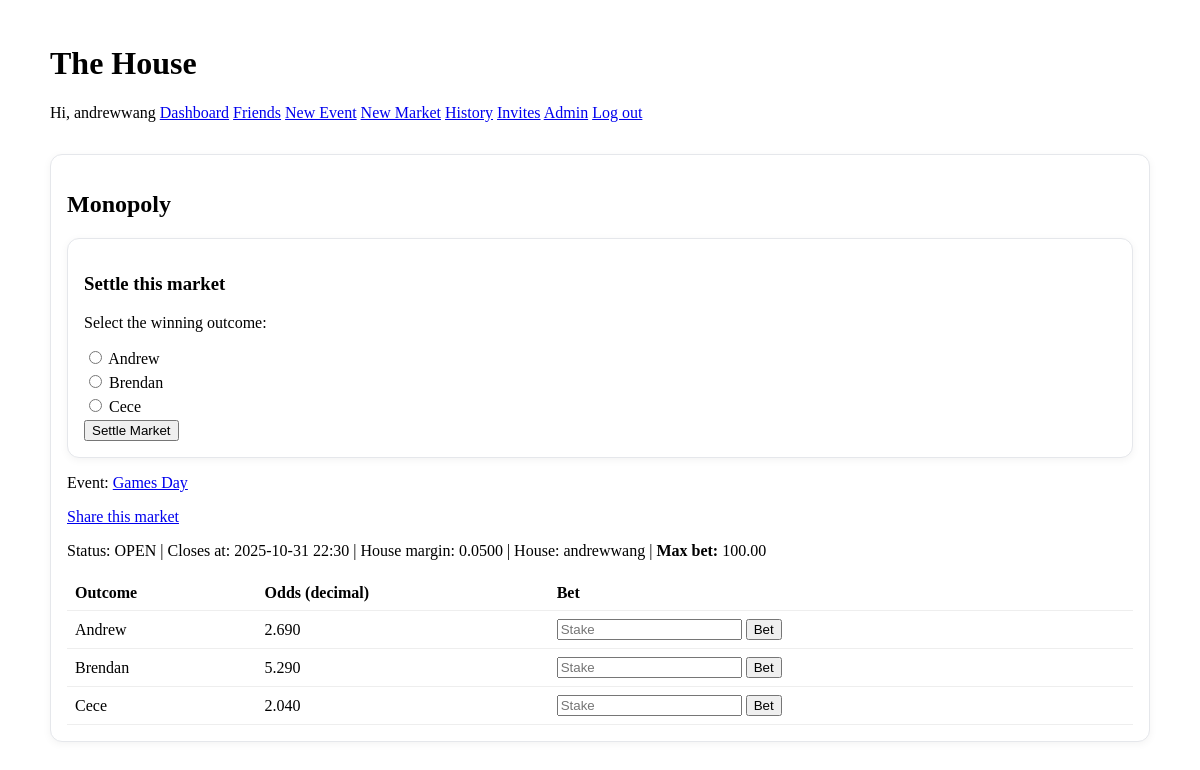
Screenshot of /markets/1/ (signed in) with the database file from the repository.
### bets/models.py (models this page shows, shortened)
class Market(models.Model):
    OPEN = 'OPEN'
    SUSPENDED = 'SUSPENDED'
    SETTLED = 'SETTLED'
    STATUSES = [(OPEN,'Open'),(SUSPENDED,'Suspended'),(SETTLED,'Settled')]
    title = models.CharField(max_length=200)
    creator = models.ForeignKey(User, on_delete=models.CASCADE, related_name='created_markets')
    house = models.ForeignKey(User, on_delete=models.SET_NULL, null=True, blank=True, related_name='house_markets')
    event = models.ForeignKey(Event, on_delete=models.CASCADE, null=True, blank=True, related_name='markets')
    house_margin = models.DecimalField(max_digits=5, decimal_places=4, default=Decimal('0.05'))
    status = models.CharField(max_length=12, choices=STATUSES, default=OPEN)
    closes_at = models.DateTimeField(null=True, blank=True)
    created_at = models.DateTimeField(default=timezone.now)
    max_bet_limit = models.DecimalField(max_digits=12, decimal_places=2, default=Decimal('100.00'))

class Outcome(models.Model):
    market = models.ForeignKey(Market, on_delete=models.CASCADE, related_name='outcomes')
    title = models.CharField(max_length=120)
    slider_weight = models.PositiveIntegerField(default=0) # 0‑100 as set by creator
    implied_probability = models.DecimalField(max_digits=8, decimal_places=6, default=Decimal('0')) # after normalization×(1+m)
    decimal_odds = models.DecimalField(max_digits=8, decimal_places=3, default=Decimal('0.00'))
    is_winner = models.BooleanField(null=True, blank=True)
    class Meta:
        ordering = ['id']

class Event(models.Model):
    name = models.CharField(max_length=120)
    description = models.TextField(blank=True)
    creator = models.ForeignKey(User, on_delete=models.CASCADE, related_name='created_events')
    created_at = models.DateTimeField(default=timezone.now)
    is_active = models.BooleanField(default=True)
    default_house = models.ForeignKey(
        User, on_delete=models.SET_NULL, null=True, blank=True,
        related_name='events_as_default_house'
    )

### bets/views.py (the view)
# urls.py: path('markets/<int:pk>/', views.market_detail, name='market_detail'),
@login_required
def market_detail(request, pk: int):
    mkt = get_object_or_404(Market, pk=pk)
    wagers = mkt.wagers.select_related('user', 'outcome').all() if mkt.status == Market.SETTLED else []
    total_staked = sum((w.stake for w in wagers), Decimal('0.00'))
    total_payout_raw = sum((
        (w.stake * w.odds_at_placement) if w.outcome.is_winner else Decimal('0.00')
        for w in wagers
    ), Decimal('0.00'))
    total_payout = total_payout_raw.quantize(TWOPLACES, rounding=ROUND_HALF_UP)
    house_net    = (total_staked - total_payout).quantize(TWOPLACES, rounding=ROUND_HALF_UP)
    can_manage = (request.user == mkt.creator) or (request.user == mkt.house) or request.user.is_superuser
    ctx = {
        'market': mkt,
        'wagers': wagers,
        'total_staked': total_staked,
        'total_payout': total_payout,
        'house_net': house_net,
        'can_manage': can_manage,
    }
    return render(request, 'bets/market_detail.html', ctx)

### bets/context_processors.py (called while the page is built)
def invite_counts(request):
    if not request.user.is_authenticated:
        return {'invite_count': 0}
    uid = request.user.id
    total = 0
    total += FriendshipRequest.objects.filter(to_user_id=uid, status='PENDING', seen=False).count()
    total += EventInvite.objects.filter(to_user_id=uid, status='PENDING', seen=False).count()
    total += MarketShareRequest.objects.filter(to_user_id=uid, status='PENDING', seen=False).count()
    return {'invite_count': total}

### bets/templatetags/formatting.py (called while the page is built)
@register.filter
def money(val):
    if val is None or val == '':
        return "0.00"
    d = Decimal(val).quantize(TWOP, rounding=ROUND_HALF_UP)
    return f"{d:.2f}"

### bets/templates/bets/market_detail.html (shortened to what this page needs)
{% extends 'bets/base.html' %}
{% load formatting %}
{% block content %}
    <div class="card">
        <h2>{{ market.title }}</h2>
        {% if market.status == 'OPEN' and can_manage %}
            <div id="settle" class="card" style="margin:.75rem 0;">
                <h3>Settle this market</h3>
                <form method="post" action="{% url 'bets:market_settle' market.pk %}">
                <p>Select the winning outcome:</p>
                {% for oc in market.outcomes.all %}
                    <label style="display:block; margin:.25rem 0;">
                    <input type="radio" name="winner_id" value="{{ oc.id }}" required>
                    {{ oc.title }}
                    </label>
                {% endfor %}
                <button type="submit">Settle Market</button>
                </form>
            </div>
        {% endif %}
        {% if market.event %}<p>Event: <a href="{% url 'bets:event_detail' market.event.pk %}">{{ market.event.name }}</a></p>{% endif %}
        {% if user == market.creator or user == market.house or user.is_superuser %}
            <p><a href="{% url 'bets:market_share_invite' market.pk %}">Share this market</a></p>
        {% endif %}
        <p>
            Status: {{ market.status }}
            {% if market.closes_at %}| Closes at: {{ market.closes_at|date:"Y-m-d H:i" }}{% endif %}
            | House margin: {{ market.house_margin }}
            | House: {{ market.house|default:market.creator|default:"—" }}
            | <strong>Max bet:</strong> {{ market.max_bet_limit|money }}
        </p>
        <table class="table">
            <thead>
                <tr><th>Outcome</th><th>Odds (decimal)</th><th>Bet</th></tr>
            </thead>
            <tbody>
                {% for oc in market.outcomes.all %}
                <tr>
                    <td>{{ oc.title }}</td>
                    <td>{{ oc.decimal_odds }}</td>
                    <td>
                        {% if market.status == 'OPEN' %}
                        <form method="post">
                            <input type="number" name="stake" min="1" step="0.01" placeholder="Stake" />
                            <button name="place_wager">Bet</button>
                        </form>
                        {% else %}
                            —
                        {% endif %}
                    </td>
                </tr>
                {% endfor %}
            </tbody>
        </table>
    </div>
{% endblock %}

### bets/templates/bets/base.html (shortened to what this page needs)
{% load static %}
<!doctype html>
<html lang="en">
<head>
  <link rel="stylesheet" href="{% static 'bets/styles.css' %}">
</head>
<body>
  <header class="container">
    <h1>The House</h1>
    <nav>
      {% if user.is_authenticated %}
        <span>Hi, {{ user.username }}</span>
        <a href="{% url 'bets:dashboard' %}">Dashboard</a>
        <a href="{% url 'bets:friends' %}">Friends</a>
        <a href="{% url 'bets:event_create' %}">New Event</a>
        <a href="{% url 'bets:market_create' %}">New Market</a>
        <a href="{% url 'bets:market_history' %}">History</a>
        <a href="{% url 'bets:invites' %}">Invites{% if invite_count %} ({{ invite_count }}){% endif %}</a>
        {% if user.is_superuser %}<a href="{% url 'admin:index' %}">Admin</a>{% endif %}
        <a href="{% url 'bets:logout' %}">Log out</a>
      {% else %}
        <a href="{% url 'login' %}">Log in</a>
      {% endif %}
    </nav>
  </header>
  <main class="container">
    {% block content %}{% endblock %}
  </main>
</body>
</html>

### static/bets/styles.css (style rules this page uses)
:root { --pad: 1rem; }
.container { max-width: 1100px; margin: 0 auto; padding: var(--pad); }
.card { border: 1px solid #e5e7eb; border-radius: 12px; padding: var(--pad); background: #fff; box-shadow: 0 2px 8px rgba(0,0,0,.05); }
.table { width: 100%; border-collapse: collapse; }
.table th, .table td { border-bottom: 1px solid #eee; padding: .5rem; text-align: left; }

### rows the page displays
Market: title "Monopoly", event.name "Games Day", status "OPEN", closes_at "2025-10-31 22:30", house_margin "0.0500", house "andrewwang", max_bet_limit "100.00"
Outcome: title "Andrew", decimal_odds "2.690"
Outcome: title "Brendan", decimal_odds "5.290"
Outcome: title "Cece", decimal_odds "2.040"

### other values shown
{{ user.username }} "andrewwang"
